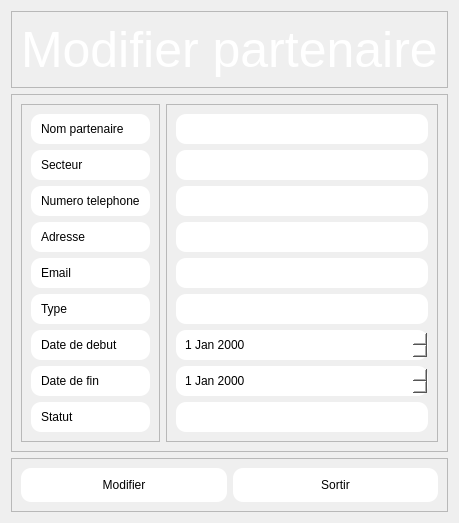
         <widget class="QWidget" name="parmod">
          <layout class="QVBoxLayout" name="verticalLayout_35">
           <item>
            <widget class="QFrame" name="frame_72">
             <property name="sizePolicy">
              <sizepolicy hsizetype="Preferred" vsizetype="Maximum">
               <horstretch>0</horstretch>
               <verstretch>0</verstretch>
              </sizepolicy>
             </property>
             <property name="frameShape">
              <enum>QFrame::Shape::StyledPanel</enum>
             </property>
             <property name="frameShadow">
              <enum>QFrame::Shadow::Raised</enum>
             </property>
             <layout class="QHBoxLayout" name="horizontalLayout_51">
              <item>
               <widget class="QLabel" name="label_72">
                <property name="styleSheet">
                 <string notr="true">QLabel {
            
			color: rgb(255, 255, 255);
            font-size: 50px;         
            qproperty-alignment: 'AlignCenter';}</string>
                </property>
                <property name="text">
                 <string>Modifier partenaire</string>
                </property>
               </widget>
              </item>
             </layout>
            </widget>
           </item>
           <item>
            <widget class="QFrame" name="frame_70">
             <property name="frameShape">
              <enum>QFrame::Shape::StyledPanel</enum>
             </property>
             <property name="frameShadow">
              <enum>QFrame::Shadow::Raised</enum>
             </property>
             <layout class="QHBoxLayout" name="horizontalLayout_52">
              <item>
               <widget class="QFrame" name="frame_73">
                <property name="frameShape">
                 <enum>QFrame::Shape::StyledPanel</enum>
                </property>
                <property name="frameShadow">
                 <enum>QFrame::Shadow::Raised</enum>
                </property>
                <layout class="QVBoxLayout" name="verticalLayout_36">
                 <item>
                  <widget class="QLabel" name="label_73">
                   <property name="styleSheet">
                    <string notr="true">background-color: rgb(255, 255, 255);
border-radius: 10px;padding:7px;</string>
                   </property>
                   <property name="text">
                    <string>Nom partenaire</string>
                   </property>
                  </widget>
                 </item>
                 <item>
                  <widget class="QLabel" name="label_74">
                   <property name="styleSheet">
                    <string notr="true">background-color: rgb(255, 255, 255);
border-radius: 10px;padding:7px;</string>
                   </property>
                   <property name="text">
                    <string>Secteur</string>
                   </property>
                  </widget>
                 </item>
                 <item>
                  <widget class="QLabel" name="label_75">
                   <property name="styleSheet">
                    <string notr="true">background-color: rgb(255, 255, 255);
border-radius: 10px;padding:7px;</string>
                   </property>
                   <property name="text">
                    <string>Numero telephone</string>
                   </property>
                  </widget>
                 </item>
                 <item>
                  <widget class="QLabel" name="label_76">
                   <property name="styleSheet">
                    <string notr="true">background-color: rgb(255, 255, 255);
border-radius: 10px;padding:7px;</string>
                   </property>
                   <property name="text">
                    <string>Adresse</string>
                   </property>
                  </widget>
                 </item>
                 <item>
                  <widget class="QLabel" name="label_80">
                   <property name="styleSheet">
                    <string notr="true">background-color: rgb(255, 255, 255);
border-radius: 10px;padding:7px;</string>
                   </property>
                   <property name="text">
                    <string>Email</string>
                   </property>
                  </widget>
                 </item>
                 <item>
                  <widget class="QLabel" name="label_77">
                   <property name="styleSheet">
                    <string notr="true">background-color: rgb(255, 255, 255);
border-radius: 10px;padding:7px;</string>
                   </property>
                   <property name="text">
                    <string>Type</string>
                   </property>
                  </widget>
                 </item>
                 <item>
                  <widget class="QLabel" name="label_81">
                   <property name="styleSheet">
                    <string notr="true">background-color: rgb(255, 255, 255);
border-radius: 10px;padding:7px;</string>
                   </property>
                   <property name="text">
                    <string>Date de debut</string>
                   </property>
                  </widget>
                 </item>
                 <item>
                  <widget class="QLabel" name="label_78">
                   <property name="styleSheet">
                    <string notr="true">background-color: rgb(255, 255, 255);
border-radius: 10px;padding:7px;</string>
                   </property>
                   <property name="text">
                    <string>Date de fin</string>
                   </property>
                  </widget>
                 </item>
                 <item>
                  <widget class="QLabel" name="label_79">
                   <property name="styleSheet">
                    <string notr="true">background-color: rgb(255, 255, 255);
border-radius: 10px;padding:7px;</string>
                   </property>
                   <property name="text">
                    <string>Statut</string>
                   </property>
                  </widget>
                 </item>
                </layout>
               </widget>
              </item>
              <item>
               <widget class="QFrame" name="frame_74">
                <property name="frameShape">
                 <enum>QFrame::Shape::StyledPanel</enum>
                </property>
                <property name="frameShadow">
                 <enum>QFrame::Shadow::Raised</enum>
                </property>
                <layout class="QVBoxLayout" name="verticalLayout_37">
                 <item>
                  <widget class="QLineEdit" name="lineEditparmodnom">
                   <property name="styleSheet">
                    <string notr="true">background-color: rgb(255, 255, 255);
border-radius: 10px;padding:7px;</string>
                   </property>
                  </widget>
                 </item>
                 <item>
                  <widget class="QLineEdit" name="lineEditparmodsecteur">
                   <property name="styleSheet">
                    <string notr="true">background-color: rgb(255, 255, 255);
border-radius: 10px;padding:7px;</string>
                   </property>
                  </widget>
                 </item>
                 <item>
                  <widget class="QLineEdit" name="lineEditparmodnum">
                   <property name="styleSheet">
                    <string notr="true">background-color: rgb(255, 255, 255);
border-radius: 10px;padding:7px;</string>
                   </property>
                  </widget>
                 </item>
                 <item>
                  <widget class="QLineEdit" name="lineEditparmodadresse">
                   <property name="styleSheet">
                    <string notr="true">background-color: rgb(255, 255, 255);
border-radius: 10px;padding:7px;</string>
                   </property>
                  </widget>
                 </item>
                 <item>
                  <widget class="QLineEdit" name="lineEditparmodemail">
                   <property name="styleSheet">
                    <string notr="true">background-color: rgb(255, 255, 255);
border-radius: 10px;padding:7px;</string>
                   </property>
                  </widget>
                 </item>
                 <item>
                  <widget class="QLineEdit" name="lineEditparmodtype">
                   <property name="styleSheet">
                    <string notr="true">background-color: rgb(255, 255, 255);
border-radius: 10px;padding:7px;</string>
                   </property>
                  </widget>
                 </item>
                 <item>
                  <widget class="QDateEdit" name="dateEditparmoddebut">
                   <property name="styleSheet">
                    <string notr="true">background-color: rgb(255, 255, 255);
border-radius: 10px;padding:7px;</string>
                   </property>
                  </widget>
                 </item>
                 <item>
                  <widget class="QDateEdit" name="dateEditparmodfin">
                   <property name="styleSheet">
                    <string notr="true">background-color: rgb(255, 255, 255);
border-radius: 10px;padding:7px;</string>
                   </property>
                  </widget>
                 </item>
                 <item>
                  <widget class="QLineEdit" name="lineEditparmodstatut">
                   <property name="styleSheet">
                    <string notr="true">background-color: rgb(255, 255, 255);
border-radius: 10px;padding:7px;</string>
                   </property>
                  </widget>
                 </item>
                </layout>
               </widget>
              </item>
             </layout>
            </widget>
           </item>
           <item>
            <widget class="QFrame" name="frame_71">
             <property name="sizePolicy">
              <sizepolicy hsizetype="Preferred" vsizetype="Maximum">
               <horstretch>0</horstretch>
               <verstretch>0</verstretch>
              </sizepolicy>
             </property>
             <property name="frameShape">
              <enum>QFrame::Shape::StyledPanel</enum>
             </property>
             <property name="frameShadow">
              <enum>QFrame::Shadow::Raised</enum>
             </property>
             <layout class="QHBoxLayout" name="horizontalLayout_50">
              <item>
               <widget class="QPushButton" name="pushButtonparmodmodifier">
                <property name="styleSheet">
                 <string notr="true">QPushButton
{
background-color:rgb(255, 255, 255);
border-radius: 10px;
padding: 10px;
}

QPushButton:Hover {
				background-color: rgb(159, 159, 159);
				border-color: rgb(159, 159, 159);}
</string>
                </property>
                <property name="text">
                 <string>Modifier</string>
                </property>
               </widget>
              </item>
              <item>
               <widget class="QPushButton" name="pushButtonparmodsortir">
                <property name="styleSheet">
                 <string notr="true">QPushButton
{
background-color:rgb(255, 255, 255);
border-radius: 10px;
padding: 10px;
}

QPushButton:Hover {
				background-color: rgb(159, 159, 159);
				border-color: rgb(159, 159, 159);}
</string>
                </property>
                <property name="text">
                 <string>Sortir</string>
                </property>
               </widget>
              </item>
             </layout>
            </widget>
           </item>
          </layout>
         </widget>
